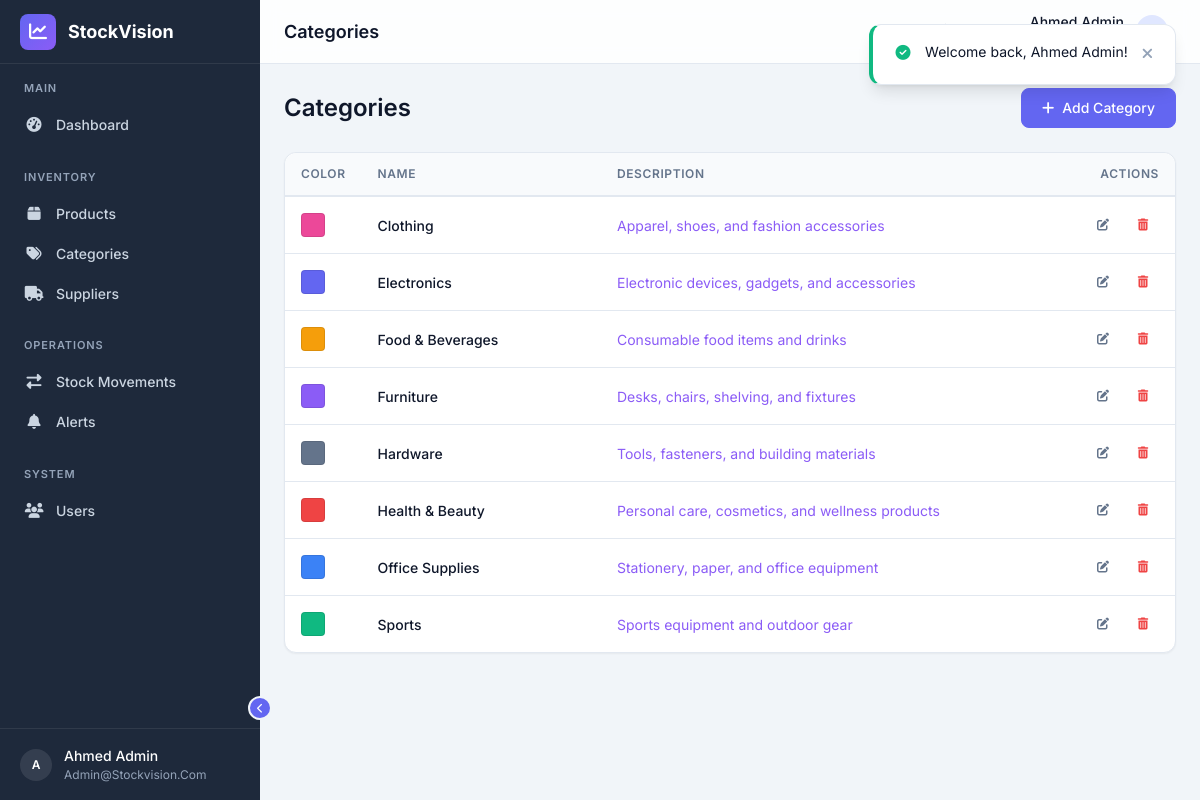
Page /categories (signed in) on the committed database.
### tables this page shows
CREATE TABLE `categories` (
    `id` INT UNSIGNED AUTO_INCREMENT PRIMARY KEY,
    `name` VARCHAR(100) NOT NULL,
    `description` TEXT NULL,
    `color` VARCHAR(7) NULL COMMENT 'Hex color for charts/badges',
    `created_at` DATETIME NOT NULL DEFAULT CURRENT_TIMESTAMP,
    `updated_at` DATETIME NULL ON UPDATE CURRENT_TIMESTAMP,
    `deleted_at` DATETIME NULL COMMENT 'Soft delete timestamp',
    UNIQUE KEY `uk_categories_name` (`name`)
);

### app/controllers/CategoryController.php (called while the page is built, shortened)
<?php
class CategoryController
{
    private Category $categoryModel;
    public function __construct()
    {
        $this->db = getDB();
        $this->categoryModel = new Category($this->db);
    }
    public function index(): void
    {
        $page = max(1, (int)($_GET['page'] ?? 1));
        $result = $this->categoryModel->getAll($page);
        $pageTitle = 'Categories';
        $categories = $result['data'];
        $this->render('categories/index', compact('pageTitle', 'categories', 'pagination'));
    }
    private function render(string $view, array $data = [], string $layout = 'app'): void
    {
        extract($data);
        require __DIR__ . '/../../views/layouts/' . $layout . '.php';
    }
}

### public/index.php (called while the page is built, shortened)
<?php
require_once __DIR__ . '/../app/config/app.php';
require_once __DIR__ . '/../app/config/database.php';
$requestMethod = $_SERVER['REQUEST_METHOD'];
$requestUri    = parse_url($_SERVER['REQUEST_URI'], PHP_URL_PATH);
$requestUri = '/' . ltrim($requestUri, '/');
$routes = require __DIR__ . '/../app/routes.php';
$matchedRoute  = null;
$routeParams   = [];
foreach ($routes as $route) {
    [$method, $path, $controller, $action] = $route;
    if ($method !== $requestMethod) {
        continue;
    }
    $pattern = preg_replace('/\{([a-zA-Z_]+)\}/', '(\d+)', $path);
    $pattern = '#^' . $pattern . '$#';
    if (preg_match($pattern, $requestUri, $matches)) {
        $matchedRoute = $route;
        array_shift($matches);
        $routeParams = $matches;
        break;
    }
}
[, , $controllerName, $actionName] = $matchedRoute;
$controller = new $controllerName();
call_user_func_array([$controller, $actionName], $routeParams);

### app/config/database.php (called while the page is built, shortened)
<?php
function getDB(): PDO
{
    static $pdo = null;
    if ($pdo === null) {
        $dsn = sprintf(
            'mysql:host=%s;port=%s;dbname=%s;charset=%s',
            DB_HOST,
            DB_PORT,
            DB_NAME,
            DB_CHARSET
        );
        $options = [
            PDO::ATTR_ERRMODE            => PDO::ERRMODE_EXCEPTION,
            PDO::ATTR_DEFAULT_FETCH_MODE => PDO::FETCH_ASSOC,
            PDO::ATTR_EMULATE_PREPARES   => false,
            PDO::MYSQL_ATTR_INIT_COMMAND => "SET NAMES utf8mb4 COLLATE utf8mb4_unicode_ci",
        ];
        try {
            $pdo = new PDO($dsn, DB_USER, DB_PASS, $options);
        } catch (PDOException $e) {
            error_log('Database connection failed: ' . $e->getMessage());
            die('Database connection failed. Please check your configuration.');
        }
    }
    return $pdo;
}

### app/models/Category.php (called while the page is built, shortened)
<?php
class Category
{
    private PDO $db;
    public function __construct(PDO $db)
    {
        $this->db = $db;
    }
    public function getAll(int $page = 1, int $perPage = 10): array
    {
        $offset = ($page - 1) * $perPage;
        $stmt = $this->db->query("SELECT COUNT(*) FROM `categories` WHERE `deleted_at` IS NULL");
        $total = $stmt->fetchColumn();
        $stmt = $this->db->prepare("
            SELECT * FROM `categories`
            WHERE `deleted_at` IS NULL
            ORDER BY `name` ASC
            LIMIT :limit OFFSET :offset
        ");
        $stmt->bindValue(':limit', $perPage, PDO::PARAM_INT);
        $stmt->bindValue(':offset', $offset, PDO::PARAM_INT);
        $stmt->execute();
        return [
            'data'         => $stmt->fetchAll(),
            'total'        => $total,
            'current_page' => $page,
            'pages'        => ceil($total / $perPage)
        ];
    }
}

### views/categories/index.php (the view, shortened to what this page needs)
<div class="page-header">
    <h1><?= htmlspecialchars($pageTitle) ?></h1>
    <div class="page-header-actions">
        <a href="<?= BASE_URL ?>/categories/create" class="btn btn-primary">
            <i class="fa-solid fa-plus"></i> Add Category
        </a>
    </div>
</div>
<div class="card">
    <div class="card-body p-0">
        <?php if (empty($categories)): ?>
            <div class="empty-state">
                <i class="fa-solid fa-tags empty-state-icon"></i>
                <h3>No Categories Found</h3>
                <p>Create categories to organize your products efficiently.</p>
                <a href="<?= BASE_URL ?>/categories/create" class="btn btn-primary mt-4">Add First Category</a>
            </div>
        <?php else: ?>
            <div class="table-responsive">
                <table class="data-table">
                    <thead>
                        <tr>
                            <th width="50">Color</th>
                            <th>Name</th>
                            <th>Description</th>
                            <th width="100" class="text-right">Actions</th>
                        </tr>
                    </thead>
                    <tbody>
                        <?php foreach ($categories as $cat): ?>
                            <tr>
                                <td>
                                    <div style="width: 24px; height: 24px; border-radius: 4px; background-color: <?= htmlspecialchars($cat['color'] ?: '#6366f1') ?>; border: 1px solid rgba(0,0,0,0.1);"></div>
                                </td>
                                <td class="font-medium"><?= htmlspecialchars($cat['name']) ?></td>
                                <td class="text-secondary text-truncate" style="max-width: 300px;">
                                    <?= htmlspecialchars($cat['description'] ?: '-') ?>
                                </td>
                                <td class="text-right">
                                    <div class="actions justify-content-end">
                                        <a href="<?= BASE_URL ?>/categories/<?= $cat['id'] ?>/edit" class="btn btn-icon btn-ghost btn-sm" title="Edit">
                                            <i class="fa-solid fa-pen-to-square"></i>
                                        </a>
                                        <button type="button" class="btn btn-icon btn-ghost btn-sm text-danger delete-btn"
                                                data-id="<?= $cat['id'] ?>"
                                                data-name="<?= htmlspecialchars($cat['name']) ?>"
                                                title="Delete">
                                            <i class="fa-solid fa-trash-can"></i>
                                        </button>
                                    </div>
                                </td>
                            </tr>
                        <?php endforeach; ?>
                    </tbody>
                </table>
            </div>
        <?php endif; ?>
    </div>
</div>

### public/css/variables.css (style rules this page uses)
:root { --primary: #6366f1; --primary-hover: #4f46e5; --primary-light: #e0e7ff; --primary-rgb: 99, 102, 241; --secondary: #8b5cf6; --secondary-hover: #7c3aed; --secondary-light: #ede9fe; --success: #10b981; --success-hover: #059669; --success-light: #d1fae5; --warning: #f59e0b; --warning-hover: #d97706; --warning-light: #fef3c7; --danger: #ef4444; --danger-hover: #dc2626; --danger-light: #fee2e2; --info: #3b82f6; --info-hover: #2563eb; --info-light: #dbeafe; --bg-body: #f1f5f9; --bg-card: #ffffff; --bg-sidebar: #1e293b; --bg-sidebar-hover: #334155; --bg-sidebar-active: rgba(99, 102, 241, 0.15); --bg-input: #ffffff; --bg-hover: #f8fafc; --bg-stripe: #f8fafc; --text-primary: #0f172a; --text-secondary: #64748b; --text-tertiary: #94a3b8; --text-sidebar: #cbd5e1; --text-sidebar-active: #ffffff; --text-on-primary: #ffffff; --text-link: #6366f1; --border-color: #e2e8f0; --border-color-hover: #cbd5e1; --border-radius: 8px; --border-radius-sm: 6px; --border-radius-lg: 12px; --border-radius-xl: 16px; --border-radius-full: 9999px; --shadow-sm: 0 1px 2px rgba(0, 0, 0, 0.05); --shadow: 0 1px 3px rgba(0, 0, 0, 0.1), 0 1px 2px rgba(0, 0, 0, 0.06); --shadow-md: 0 4px 6px -1px rgba(0, 0, 0, 0.1), 0 2px 4px -2px rgba(0, 0, 0, 0.1); --shadow-lg: 0 10px 15px -3px rgba(0, 0, 0, 0.1), 0 4px 6px -4px rgba(0, 0, 0, 0.1); --shadow-xl: 0 20px 25px -5px rgba(0, 0, 0, 0.1), 0 8px 10px -6px rgba(0, 0, 0, 0.1); --space-1: 4px; --space-2: 8px; --space-3: 12px; --space-4: 16px; --space-5: 20px; --space-6: 24px; --space-8: 32px; --space-10: 40px; --space-12: 48px; --space-16: 64px; --font-family: 'Inter', -apple-system, BlinkMacSystemFont, 'Segoe UI', Roboto, sans-serif; --font-size-xs: 0.75rem; --font-size-sm: 0.875rem; --font-size-base: 0.9375rem; --font-size-lg: 1.125rem; --font-size-xl: 1.25rem; --font-size-2xl: 1.5rem; --font-size-3xl: 1.875rem; --font-weight-normal: 400; --font-weight-medium: 500; --font-weight-semibold: 600; --font-weight-bold: 700; --line-height-tight: 1.25; --line-height-normal: 1.5; --line-height-relaxed: 1.75; --sidebar-width: 260px; --sidebar-collapsed-width: 72px; --topbar-height: 64px; --content-max-width: 1400px; --transition-fast: 150ms ease; --transition-base: 250ms ease; --transition-slow: 350ms ease; --z-dropdown: 100; --z-sticky: 200; --z-sidebar: 250; --z-modal-overlay: 300; --z-modal: 400; --z-toast: 500; }

### public/css/base.css (style rules this page uses)
*, *::before, *::after { box-sizing: border-box; margin: 0; padding: 0; }
html { scroll-behavior: smooth; -webkit-text-size-adjust: 100%; -moz-text-size-adjust: 100%; text-size-adjust: 100%; }
body { font-family: var(--font-family); font-size: var(--font-size-base); font-weight: var(--font-weight-normal); line-height: var(--line-height-normal); color: var(--text-primary); background-color: var(--bg-body); -webkit-font-smoothing: antialiased; -moz-osx-font-smoothing: grayscale; min-height: 100vh; }
h1, h2, h3, h4, h5, h6 { font-weight: var(--font-weight-semibold); line-height: var(--line-height-tight); color: var(--text-primary); margin-bottom: 0.5em; }
h1 { font-size: var(--font-size-3xl); }
a { color: var(--text-link); text-decoration: none; transition: color var(--transition-fast); }
table { border-collapse: collapse; width: 100%; }
input, button, textarea, select { font: inherit; color: inherit; }
button { cursor: pointer; border: none; background: none; }
* { scrollbar-width: thin; scrollbar-color: var(--text-tertiary) transparent; }

### public/css/layout.css (style rules this page uses)
.page-header { display: flex; align-items: center; justify-content: space-between; margin-bottom: var(--space-6); flex-wrap: wrap; gap: var(--space-4); }
.page-header h1 { font-size: var(--font-size-2xl); margin-bottom: 0; }
.page-header-actions { display: flex; align-items: center; gap: var(--space-3); }

### public/css/utilities.css (style rules this page uses)
.justify-content-end { justify-content: flex-end !important; }
.p-0 { padding: 0 !important; }
.text-right { text-align: right !important; }
.text-secondary { color: var(--secondary) !important; }
.text-danger { color: var(--danger) !important; }
.font-medium { font-weight: var(--font-weight-medium) !important; }
.text-truncate { overflow: hidden; text-overflow: ellipsis; white-space: nowrap; }

### rows in the picture
categories: name "Clothing", description "Apparel, shoes, and fashion accessories"
categories: name "Electronics", description "Electronic devices, gadgets, and accessories"
categories: name "Food & Beverages", description "Consumable food items and drinks"
categories: name "Furniture", description "Desks, chairs, shelving, and fixtures"
categories: name "Hardware", description "Tools, fasteners, and building materials"
categories: name "Health & Beauty", description "Personal care, cosmetics, and wellness products"
categories: name "Office Supplies", description "Stationery, paper, and office equipment"
categories: name "Sports", description "Sports equipment and outdoor gear"

### other values in the picture
substr(currentUserName() ?? 'U', 0, 1) "A"
currentUserName() "Ahmed Admin"
currentUserEmail() "Admin@stockvision.com"
$pageTitle "Categories"
